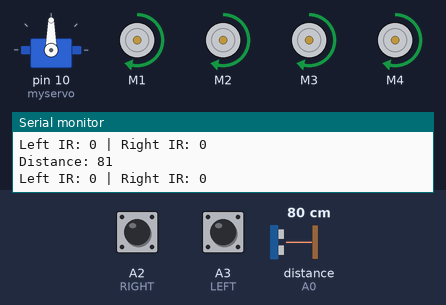
Bench run of a sketch on a simulated Arduino Uno, built with avr-gcc and run on an emulated ATmega328P. Shown: servo, 4 × DC motor (green arrow = forward, orange = backward, longer = faster), the last lines printed to the serial monitor. Inputs (shaded band) come from the test bench; at power-on: A2 (RIGHT) LOW, A3 (LEFT) LOW, distance to the obstacle (sensor on A0) 80 cm. The echo pulse lasts 58.3 µs per cm.

Above: at 1.2 s.
1.3 s: A2 (RIGHT) pulled HIGH for 0.15 s
At 1.98 s:
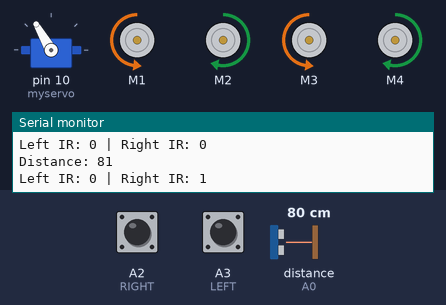
3.7 s: A3 (LEFT) pulled HIGH for 0.15 s
At 4.01 s:
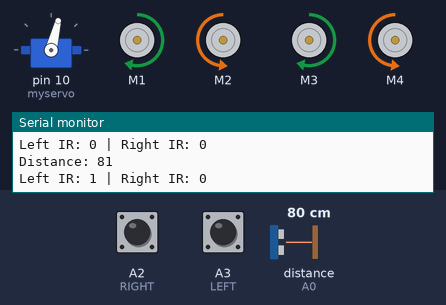
9.1 s: A2 (RIGHT) pulled HIGH for 1 s
At 10.43 s:
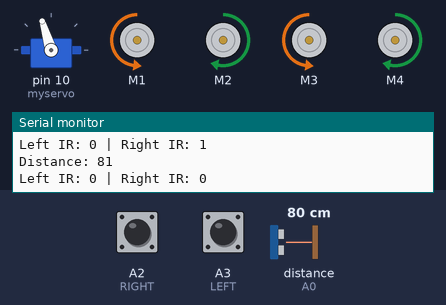
13.1 s: A2 (RIGHT) pulled HIGH for 3.2 s
At 13.41 s:
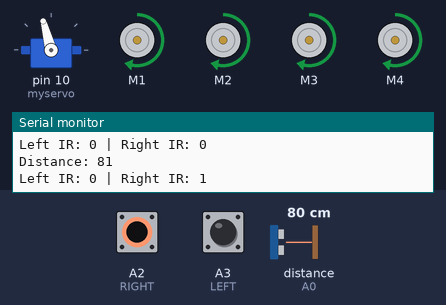
18.2 s: A3 (LEFT) pulled HIGH for 1 s
At 19.2 s:
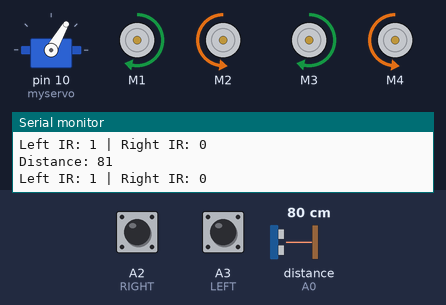
Timing chart, 0 to 21.2 s (numbered marks = the images above; inputs shaded):
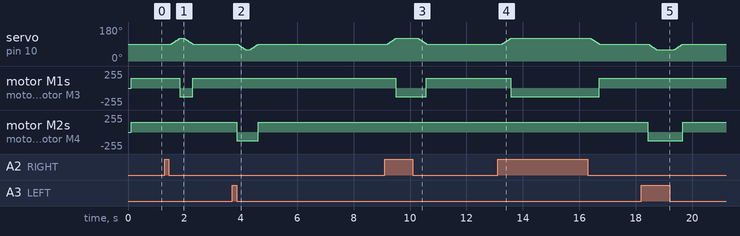

Measured:
- after the input at 1.3 s, servo on pin 10 (myservo): rises from 90° to 120° in 0.29 s, then falls to 90° in 0.46 s; motor M1, motor M3: forward 150/255 → backward 130/255 after 0.53 s, → forward 150/255 0.46 s later
- after the input at 3.7 s, motor M2, motor M4: forward 150/255 → backward 130/255 after 0.16 s, → forward 150/255 0.76 s later
- after the input at 9.1 s, servo on pin 10 (myservo): rises from 90° to 120° in 0.29 s, then falls to 90° in 1.1 s; motor M1, motor M3: forward 150/255 → backward 130/255 after 0.39 s, → forward 150/255 1.1 s later
- after the input at 13.1 s, servo on pin 10 (myservo): rises from 90° to 120° in 0.29 s, then falls to 90° in 3.1 s; motor M1, motor M3: forward 150/255 → backward 130/255 after 0.46 s, → forward 150/255 3.1 s later
- after the input at 18.2 s, motor M2, motor M4: forward 150/255 → backward 130/255 after 0.23 s, → forward 150/255 1.2 s later

The sketch:

arduino-follow-me-robot.ino
```cpp
#include <NewPing.h>
#include <Servo.h>
#include <AFMotor.h>

#define RIGHT A2
#define LEFT A3
#define TRIGGER_PIN A1
#define ECHO_PIN A0
#define MAX_DISTANCE 200

NewPing sonar(TRIGGER_PIN, ECHO_PIN, MAX_DISTANCE);

AF_DCMotor Motor1(1, MOTOR12_1KHZ);
AF_DCMotor Motor2(2, MOTOR12_1KHZ);
AF_DCMotor Motor3(3, MOTOR34_1KHZ);
AF_DCMotor Motor4(4, MOTOR34_1KHZ);

Servo myservo;
int currentServoAngle = 90;

bool objectDetected = false;
unsigned long lastSeenTime = 0;

void smoothMoveServo(int targetAngle) {
  if (targetAngle == currentServoAngle) return;
  int step = (targetAngle > currentServoAngle) ? 1 : -1;
  for (int pos = currentServoAngle; pos != targetAngle; pos += step) {
    myservo.write(pos);
    delay(10);
  }
  myservo.write(targetAngle);
  currentServoAngle = targetAngle;
}

unsigned int getStableDistance() {
  unsigned int sum = 0;
  int count = 0;
  for (int i = 0; i < 5; i++) {
    unsigned int d = sonar.ping_cm();
    if (d > 0) {
      sum += d;
      count++;
    }
    delay(10);
  }
  return (count > 0) ? (sum / count) : MAX_DISTANCE;
}

int readStableIR(int pin) {
  int total = 0;
  for (int i = 0; i < 3; i++) {
    total += digitalRead(pin);
    delay(5);
  }
  return (total >= 2) ? 1 : 0;
}

void setup() {
  Serial.begin(9600);
  myservo.attach(10);
  smoothMoveServo(90);
  pinMode(RIGHT, INPUT);
  pinMode(LEFT, INPUT);
}

void moveForward(int speed) {
  Motor1.setSpeed(speed); Motor1.run(FORWARD);
  Motor2.setSpeed(speed); Motor2.run(FORWARD);
  Motor3.setSpeed(speed); Motor3.run(FORWARD);
  Motor4.setSpeed(speed); Motor4.run(FORWARD);
}

void stopMotors() {
  Motor1.run(RELEASE);
  Motor2.run(RELEASE);
  Motor3.run(RELEASE);
  Motor4.run(RELEASE);
}

void turnLeft() {
  Motor1.setSpeed(130); Motor1.run(BACKWARD);
  Motor3.setSpeed(130); Motor3.run(BACKWARD);
  Motor2.setSpeed(150); Motor2.run(FORWARD);
  Motor4.setSpeed(150); Motor4.run(FORWARD);
}

void turnRight() {
  Motor2.setSpeed(130); Motor2.run(BACKWARD);
  Motor4.setSpeed(130); Motor4.run(BACKWARD);
  Motor1.setSpeed(150); Motor1.run(FORWARD);
  Motor3.setSpeed(150); Motor3.run(FORWARD);
}

void loop() {
  int leftIR = readStableIR(LEFT);
  int rightIR = readStableIR(RIGHT);
  int distance = getStableDistance();

  Serial.print("Distance: "); Serial.println(distance);
  Serial.print("Left IR: "); Serial.print(leftIR);
  Serial.print(" | Right IR: "); Serial.println(rightIR);

  if (leftIR == 1 && rightIR == 0) {
    turnRight();
    smoothMoveServo(60);  // Turn servo left
          // Rotate robot left
    objectDetected = true;
  } else if (rightIR == 1 && leftIR == 0) {
    smoothMoveServo(120); // Turn servo right

    turnLeft();          // Rotate robot right
    objectDetected = true;
  } else if (distance > 10 && distance < 100 ||(rightIR == 0 && leftIR == 0)){
    smoothMoveServo(90);  // Face front
    moveForward(150);     // Move fast
    objectDetected = true;
  } else if (distance >= 30 && distance < 100) {
    smoothMoveServo(90);  // Face front
    moveForward(100);     // Move slow
    objectDetected = true;
  } else {
    stopMotors();
    smoothMoveServo(90);  // Reset to center
    objectDetected = false;
  }

  delay(50); // small delay for sensor stability
}
```
